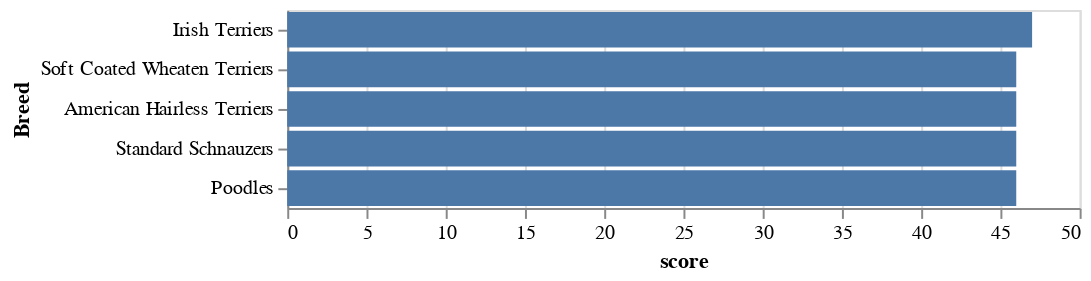

Here is the notebook cell this chart was saved with:
### Code cell
top_5_plot, top_5_df = top_5_plot_func(traits_raw_df, traits_list, traits_weights, 
                                       breed_rank_raw_df)

top_5_plot

### Figure 1 — Vega-Lite specification as saved in the notebook (floating-point values rounded to 4 significant figures)
{"config": {"view": {"continuousWidth": 400, "continuousHeight": 300}}, "data": {"name": "data-a04f9bd8e32fde6ab0732cb6877df7ad"}, "mark": "bar", "encoding": {"x": {"field": "score", "type": "quantitative"}, "y": {"field": "Breed", "sort": "-x", "type": "nominal"}}, "$schema": "https://vega.github.io/schema/vega-lite/v4.17.0.json", "datasets": {"data-a04f9bd8e32fde6ab0732cb6877df7ad": [{"BreedID": 119, "Affectionate With Family": 5, "Good With Young Children": 5, "Good With Other Dogs": 1, "Shedding Level": 2, "score": 47, "Breed": "Irish Terriers", "2013 Rank": 123.0, "2014 Rank": 125.0, "2015 Rank": 113.0, "2016 Rank": 115.0, "2017 Rank": 114.0, "2018 Rank": 116.0, "2019 Rank": 121.0, "2020 Rank": 120, "links": "https://www.akc.org/dog-breeds/irish-terrier/", "Image": "https://www.akc.org/wp-content/uploads/2017/11/Irish-Terrier-Illo-2.jpg"}, {"BreedID": 57, "Affectionate With Family": 5, "Good With Young Children": 5, "Good With Other Dogs": 3, "Shedding Level": 1, "score": 46, "Breed": "Soft Coated Wheaten Terriers", "2013 Rank": 51.0, "2014 Rank": 49.0, "2015 Rank": 47.0, "2016 Rank": 50.0, "2017 Rank": 49.0, "2018 Rank": 53.0, "2019 Rank": 54.0, "2020 Rank": 58, "links": "https://www.akc.org/dog-breeds/soft-coated-wheaten-terrier/", "Image": "https://www.akc.org/wp-content/uploads/2017/11/Soft-Coated-Wheaten-Terrier-Illo.jpg"}, {"BreedID": 128, "Affectionate With Family": 5, "Good With Young Children": 5, "Good With Other Dogs": 3, "Shedding Level": 1, "score": 46, "Breed": "American Hairless Terriers", "2013 Rank": null, "2014 Rank": null, "2015 Rank": null, "2016 Rank": null, "2017 Rank": null, "2018 Rank": null, "2019 Rank": null, "2020 Rank": 129, "links": "https://www.akc.org/dog-breeds/american-hairless-terrier/", "Image": "https://www.akc.org/wp-content/uploads/2017/11/American-Hairless-Terrier-illustration.jpg"}, {"BreedID": 91, "Affectionate With Family": 5, "Good With Young Children": 5, "Good With Other Dogs": 3, "Shedding Level": 1, "score": 46, "Breed": "Standard Schnauzers", "2013 Rank": 90.0, "2014 Rank": 90.0, "2015 Rank": 91.0, "2016 Rank": 85.0, "2017 Rank": 90.0, "2018 Rank": 89.0, "2019 Rank": 99.0, "2020 Rank": 92, "links": "https://www.akc.org/dog-breeds/standard-schnauzer/", "Image": "https://www.akc.org/wp-content/uploads/2017/11/Standard-Schnauzer-illustration.jpg"}, {"BreedID": 5, "Affectionate With Family": 5, "Good With Young Children": 5, "Good With Other Dogs": 3, "Shedding Level": 1, "score": 46, "Breed": "Poodles", "2013 Rank": 8.0, "2014 Rank": 7.0, "2015 Rank": 8.0, "2016 Rank": 7.0, "2017 Rank": 7.0, "2018 Rank": 7.0, "2019 Rank": 6.0, "2020 Rank": 6, "links": "https://www.akc.org/dog-breeds/poodle-standard/", "Image": "https://www.akc.org/wp-content/uploads/2017/11/Standard-Poodle-illustration.jpg"}]}}
